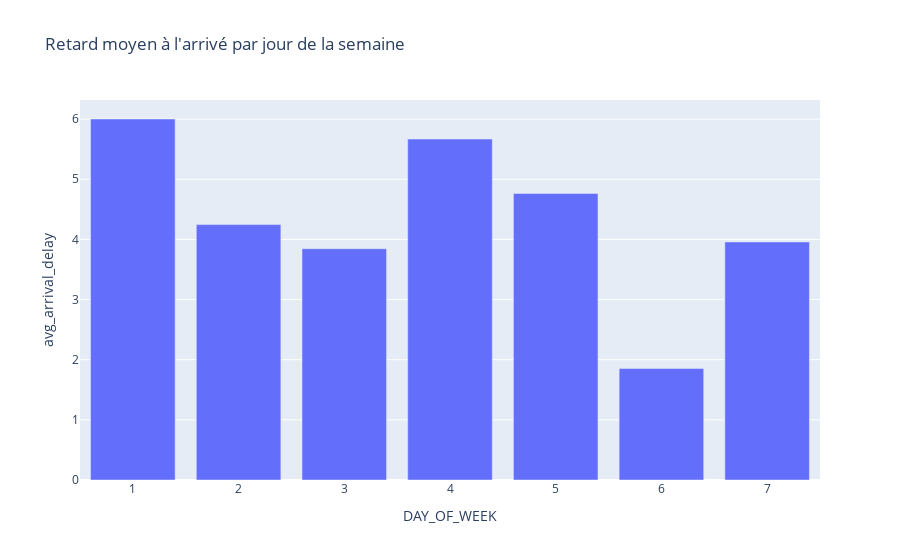

Notebook cell for this chart:
### Markdown cell above
**Retard moyen par jour de semaine**

### Code cell
df_delay_day = flights_df.groupBy("DAY_OF_WEEK") \
    .agg(avg("ARRIVAL_DELAY").alias("avg_arrival_delay")) \
    .toPandas()

fig = px.bar(df_delay_day.sort_values("DAY_OF_WEEK"),
             x="DAY_OF_WEEK", y="avg_arrival_delay",
             title="Retard moyen à l'arrivé par jour de la semaine")
fig.show()

### Figure 1 — Plotly figure (JSON) as saved in the notebook; plotly's stock layout.template omitted (floating-point values rounded to 4 significant figures)
{"data": [{"hovertemplate": "DAY_OF_WEEK=%{x}<br>avg_arrival_delay=%{y}<extra></extra>", "legendgroup": "", "marker": {"color": "#636efa", "pattern": {"shape": ""}}, "name": "", "orientation": "v", "showlegend": false, "textposition": "auto", "type": "bar", "x": [1, 2, 3, 4, 5, 6, 7], "xaxis": "x", "y": [6.002, 4.246, 3.845, 5.668, 4.764, 1.853, 3.958], "yaxis": "y"}], "layout": {"autosize": true, "barmode": "relative", "legend": {"tracegroupgap": 0}, "title": {"text": "Retard moyen à l'arrivé par jour de la semaine"}, "xaxis": {"anchor": "y", "autorange": true, "domain": [0, 1], "range": [0.5, 7.5], "title": {"text": "DAY_OF_WEEK"}, "type": "linear"}, "yaxis": {"anchor": "x", "autorange": true, "domain": [0, 1], "range": [0, 6.318], "title": {"text": "avg_arrival_delay"}, "type": "linear"}}}
